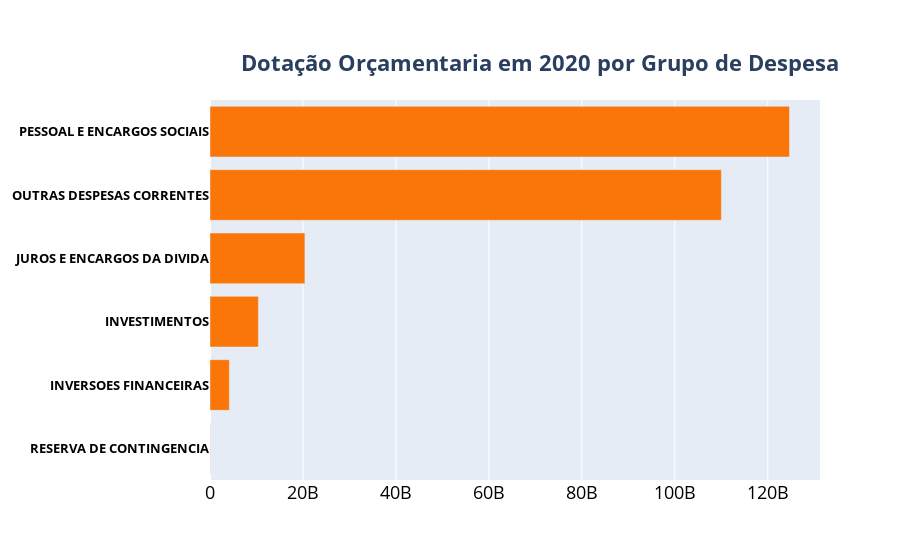

Notebook code for this chart:
### Code cell
dd = df_ano.groupby(by='grupo', as_index=False).sum()
dd = dd.sort_values(by='valor')

title = '<b>Dotação Orçamentaria em 2020 por Grupo de Despesa</b>'

fig = bar_plot(dd, label='grupo', title=title)
plot(fig, filename="../images/orcamento_2020_por_grupo.html", auto_open=False)
plot(fig, filename="../../sample_pages/images/orcamento/orcamento_2020_por_grupo.html", auto_open=False)

### Figure 1 — Plotly figure (JSON) as saved in the notebook; plotly's stock layout.template omitted (floating-point values rounded to 4 significant figures)
{"data": [{"hoverlabel": {"font": {"size": 22}}, "marker": {"color": "rgb(250, 118, 9)"}, "orientation": "h", "type": "bar", "x": [50000000, 4166806490, 10407090165, 20419131845, 110027755057, 124678912700], "y": ["<b>RESERVA DE CONTINGENCIA</b>", "<b>INVERSOES FINANCEIRAS</b>", "<b>INVESTIMENTOS</b>", "<b>JUROS E ENCARGOS DA DIVIDA</b>", "<b>OUTRAS DESPESAS CORRENTES</b>", "<b>PESSOAL E ENCARGOS SOCIAIS</b>"]}], "layout": {"autosize": true, "title": {"font": {"size": 22}, "text": "<b>Dotação Orçamentaria em 2020 por Grupo de Despesa</b>", "x": 0.6, "xanchor": "center", "y": 0.9, "yanchor": "top"}, "xaxis": {"autorange": true, "range": [0, 131200000000.0], "tickfont": {"color": "black", "size": 18}, "type": "linear"}, "yaxis": {"autorange": true, "range": [-0.5, 5.5], "tickfont": {"color": "black", "size": 13}, "type": "category"}}}
